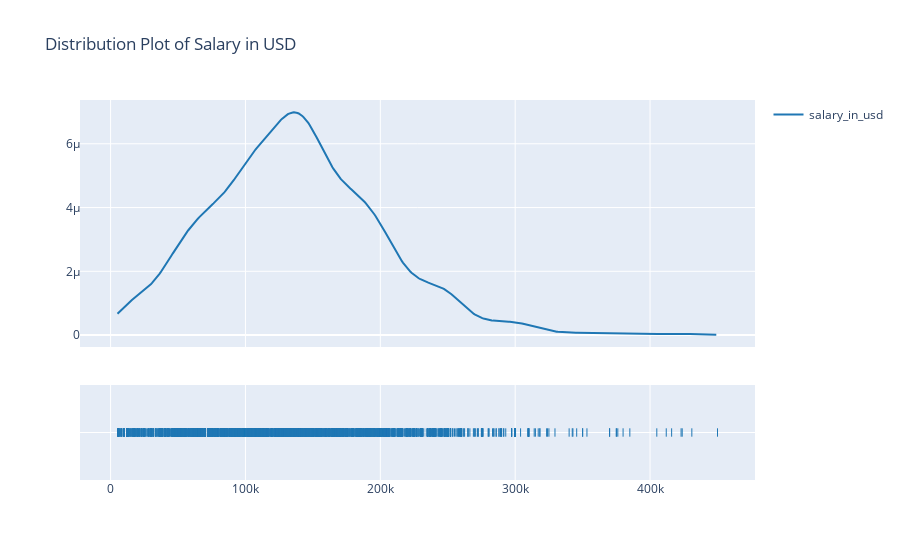

Notebook code for this chart:
### Code cell
hist_data = [df['salary_in_usd']]
group_labels = ['salary_in_usd']

fig = ff.create_distplot(hist_data, group_labels, show_hist = False)
fig.update_layout(title = 'Distribution Plot of Salary in USD') 
fig.show()

### Figure 1 — Plotly figure (JSON) as saved in the notebook; plotly's stock layout.template omitted (floating-point values rounded to 4 significant figures; data arrays with more than 128 entries replaced by an {"elided": "..."} marker saying what was removed)
{"data": [{"legendgroup": "salary_in_usd", "marker": {"color": "rgb(31, 119, 180)"}, "mode": "lines", "name": "salary_in_usd", "showlegend": true, "type": "scatter", "x": {"elided": "500 float values"}, "xaxis": "x", "y": {"elided": "500 float values"}, "yaxis": "y"}, {"legendgroup": "salary_in_usd", "marker": {"color": "rgb(31, 119, 180)", "symbol": "line-ns-open"}, "mode": "markers", "name": "salary_in_usd", "showlegend": false, "type": "scatter", "x": {"elided": "3755 int values"}, "xaxis": "x", "y": {"elided": "3755 str values"}, "yaxis": "y2"}], "layout": {"barmode": "overlay", "hovermode": "closest", "legend": {"traceorder": "reversed"}, "title": {"text": "Distribution Plot of Salary in USD"}, "xaxis": {"anchor": "y2", "domain": [0, 1], "zeroline": false}, "yaxis": {"anchor": "free", "domain": [0.35, 1], "position": 0}, "yaxis2": {"anchor": "x", "domain": [0, 0.25], "dtick": 1, "showticklabels": false}}}
